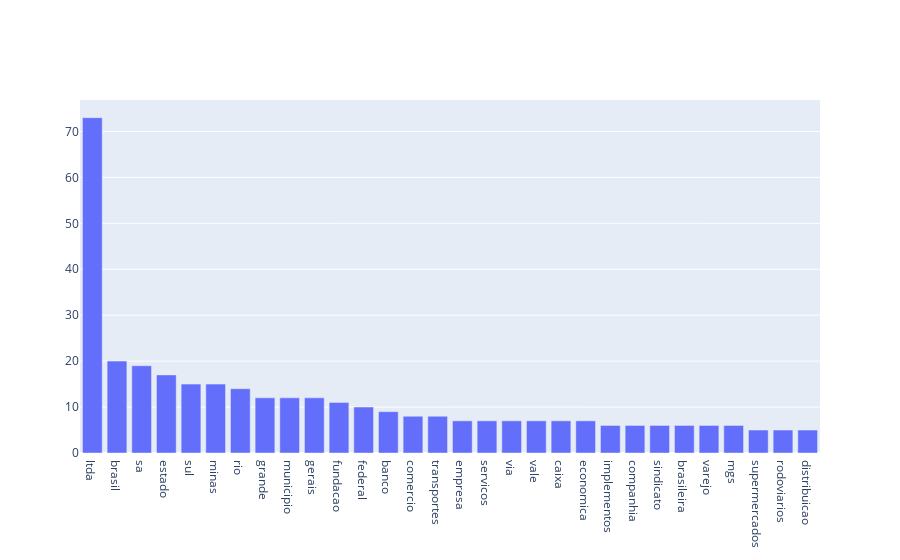

The notebook cell saved with this chart:
### Markdown cell above
### Classe: RECLAMADA

### Code cell
def get_top_n_words(corpus, n=None):
    vec = CountVectorizer( stop_words = frozenset( stopwords ) ).fit(corpus)
    bag_of_words = vec.transform(corpus)
    sum_words = bag_of_words.sum(axis=0) 
    words_freq = [(word, sum_words[0, idx]) for word, idx in vec.vocabulary_.items()]
    words_freq =sorted(words_freq, key = lambda x: x[1], reverse=True)
    return words_freq[:n]
common_words = get_top_n_words( df_tudo.loc[ df_tudo["ROTULO"] == RECLAMADA,'RECORRENTE' ], 30)
df2 = pd.DataFrame(common_words, columns = ['RECORRENTE' , 'QUANTIDADE'])
print( df2 )

trace = go.Bar(x=df2["RECORRENTE"], y=df2["QUANTIDADE"])
iplot({"data":[trace]})

### Figure 1 — Plotly figure (JSON) as saved in the notebook; plotly's stock layout.template omitted (floating-point values rounded to 4 significant figures)
{"data": [{"type": "bar", "x": ["ltda", "brasil", "sa", "estado", "sul", "minas", "rio", "grande", "municipio", "gerais", "fundacao", "federal", "banco", "comercio", "transportes", "empresa", "servicos", "via", "vale", "caixa", "economica", "implementos", "companhia", "sindicato", "brasileira", "varejo", "mgs", "supermercados", "rodoviarios", "distribuicao"], "y": [73, 20, 19, 17, 15, 15, 14, 12, 12, 12, 11, 10, 9, 8, 8, 7, 7, 7, 7, 7, 7, 6, 6, 6, 6, 6, 6, 5, 5, 5]}], "layout": {}}
